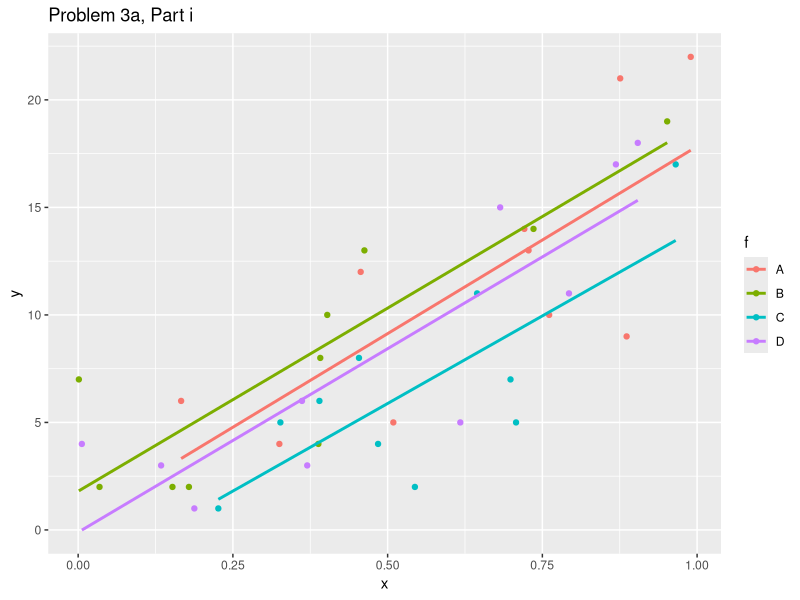
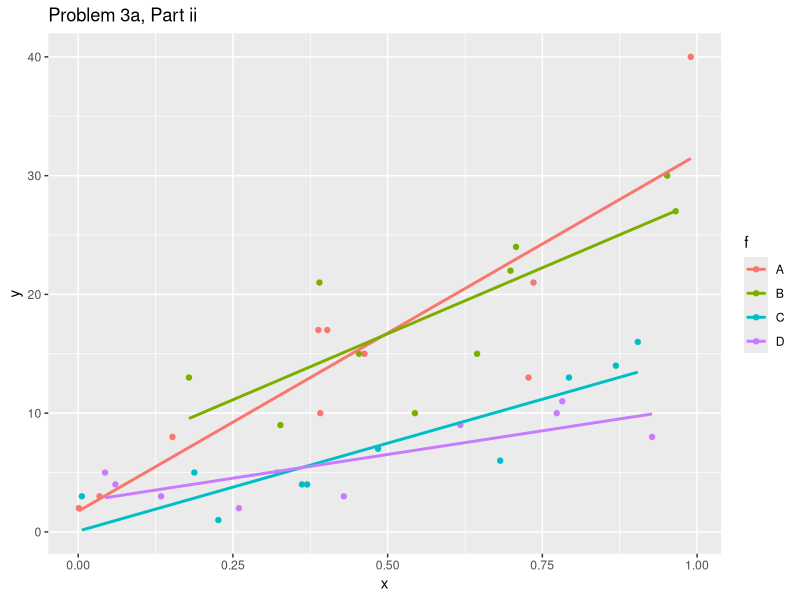
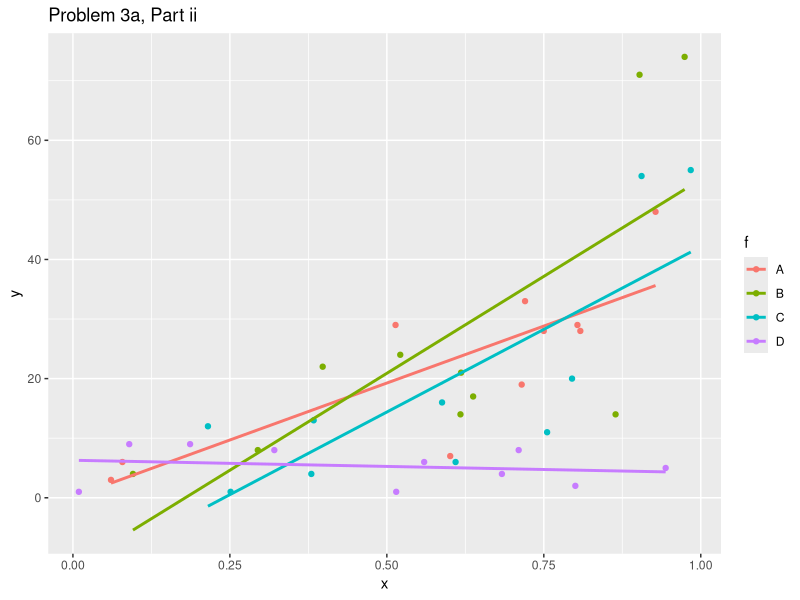

Generate these figures, in order, with R: (Note: this script raises an error after producing the figures.)
## ---- chunk 1
knitr::opts_chunk$set(echo = TRUE)
library(dplyr)
library(knitr)
library(car)
library(ggplot2)
library(MASS)
library(lme4)
library(lmerTest)
#library(tidyr)
#library(cowplot)
#library(multcomp)
#library(lsmeans)

set.seed(1104)             # make random results reproducible

this_file <- "kerr_stat850_hw11.Rmd"  # used to automatically generate code appendix
## ---- chunk 2
## define functions for this problem
## function to simulate data:
## ng groups, nr replicates (or individuals) per group, 1 observation / individual
## fsd = SD of group random effects, indsd = SD of individual random effects
## b = fixed effect coefficients, of size 2: intercept and slope
simfun = function(ng=4, nr=10, fsd=1, indsd=0.5, b=c(1,2)) {
  ntot = nr*ng
  b.reff = rnorm(ng, sd=fsd)
  b.rind = rnorm(ntot, sd=indsd)
  x = runif(ntot) # predictor
  dd = data.frame(x, f=factor(rep(LETTERS[1:ng], each=nr)), obs=factor(1:ntot))
  dd$eta0 = as.vector(model.matrix(~x,data=dd) %*% b)
  dd$bi = b.rind
  dd$eta = with(dd, eta0 + b.reff[f] + b.rind) # log E(Yi) = Xbeta + group RE + indiv RE bi
  dd$mu = exp(dd$eta)
  dd$y = with(dd, rpois(ntot, lambda=mu))
  dd
}

## function to extract the variance components and fixed effects
cfun = function(d) {
  m = glmer(y ~ x + (1|f) + (1|obs), family="poisson", data=d)
  c(sqrt(unlist(VarCorr(m))), fixef(m))
}

p3_plot <- function(df, title){
  ggplot(data = df, aes(x = x,y = y, color = f)) +
    geom_point() + 
    geom_smooth(method = "glm", se = F) + 
    ggtitle(title)
}
## ---- chunk 3
## Problem 3a, part i
set.seed(12345)
#simulate data set
p3_1 = simfun(ng=4, nr=10, fsd=0, indsd=0, b=c(1,2))
#plot dataset
p3_plot(p3_1, "Problem 3a, Part i")
#Fit the data sets
p3_1f1 <- glm(y ~ x, family="quasipoisson", data = p3_1)
p3_1f2 <- glm(y ~ x + f, family="quasipoisson", data = p3_1)
#Look at the fits
summary(p3_1f1)
summary(p3_1f2)
## ---- chunk 4
## Problem 3a, part ii
set.seed(12345)
#simulate data set
p3_2 = simfun(ng=4, nr=10, fsd=1, indsd=0, b=c(1,2))
#plot dataset
p3_plot(p3_2, "Problem 3a, Part ii")
#Fit the data sets
p3_2f1 <- glm(y ~ x, family="quasipoisson", data = p3_2)
p3_2f2 <- glm(y ~ x + f, family="quasipoisson", data = p3_2)
#Look at the fits
summary(p3_2f1)
summary(p3_2f2)
## ---- chunk 5
## Problem 3a, part iii
set.seed(12345)
#simulate data set
p3_3 = simfun(ng=4, nr=10, fsd=1, indsd=0.5, b=c(1,2))
#plot dataset
p3_plot(p3_3, "Problem 3a, Part ii")
#Fit the data sets
p3_3f1 <- glm(y ~ x, family="quasipoisson", data = p3_3)
p3_3f2 <- glm(y ~ x + f, family="quasipoisson", data = p3_3)
#Look at the fits
summary(p3_3f1)
summary(p3_3f2)
## ---- chunk 6
#Problem 3b
m0 <- glmer(y ~ x + (1|f), family="poisson", data=p3_3)
m1 <- glmer(y ~ x + (1|f) + (1|obs), family="poisson", data=p3_3)

#Perform LRT
drop1(m0, test = "Chisq")
drop1(m1, test = "Chisq")
## ---- chunk 7
#Problem 3c
oneX2 = function(x){
  #Define null model to generate data
  null_model = glmer(y ~ 1 + (1|f) + (1|obs), family="poisson", data = p3_3)
  simy = simulate(null_model)$sim_1
  
  #Make alternative model from data simulated by null
  alt_model = glmer(simy ~ x + (1|f) + (1|obs), family="poisson", data = p3_3)

  #Return the LRT statistic
  x2 = drop1(alt_model, test="Chisq")$LRT[2]
  
  return(x2)
}

#Now, perform bootstrap
set.seed(4)
if (!exists('bag_3c')) {
  #Perform the bootstrap
  bag_3c = unlist(parallel::mclapply(1:2000,oneX2))
}
bag_df <- as.data.frame(bag_3c)

#Now find the p-value
bag_df$bag_3c[bag_df$bag_3c<0] = 0.0
pval = mean(bag_df$bag_3c >= 257.73)
paste("The p-value for the parametric bootstrap test is: ",pval)

#Plot the null distribution
hist(bag_df$bag_3c, freq = FALSE, breaks = 30, xlab = "-2 loglik ratio", main = "")
curve(dchisq(x,df=1), add = T, n = 100)
## ---- chunk 8
# Problem 3d
## repeat many times
rr = replicate(100, cfun(simfun()))
#Find means
obs_eff_mean <- mean(rr[1,])
group_eff_mean <- mean(rr[2,])
int_eff_mean <- mean(rr[3,])
x_eff_mean <- mean(rr[4,])
eff_mean <- rbind(obs_eff_mean, group_eff_mean, int_eff_mean, x_eff_mean)

#Find variance
obs_eff_var <- var(rr[1,])
group_eff_var <- var(rr[2,])
int_eff_var <- var(rr[3,])
x_eff_var <- var(rr[4,])
eff_var <- rbind(obs_eff_var, group_eff_var, int_eff_var, x_eff_var)


#Actual effects
obs_eff_real <- 0.5
group_eff_real <- 1.0
int_eff_real <- 1.0
x_eff_real <- 2.0
eff_real <- rbind(obs_eff_real, group_eff_real, int_eff_real, x_eff_real)


#cbind for table
p3d_table <- cbind(eff_real,eff_mean,eff_var)
rownames(p3d_table) <- c("Observation RE","Group RE","Intercept FE","Slope FE")
kable(p3d_table, 
      row.names = TRUE,
      col.names = c("Actual","Mean","Variance"),
      digits = 3)
